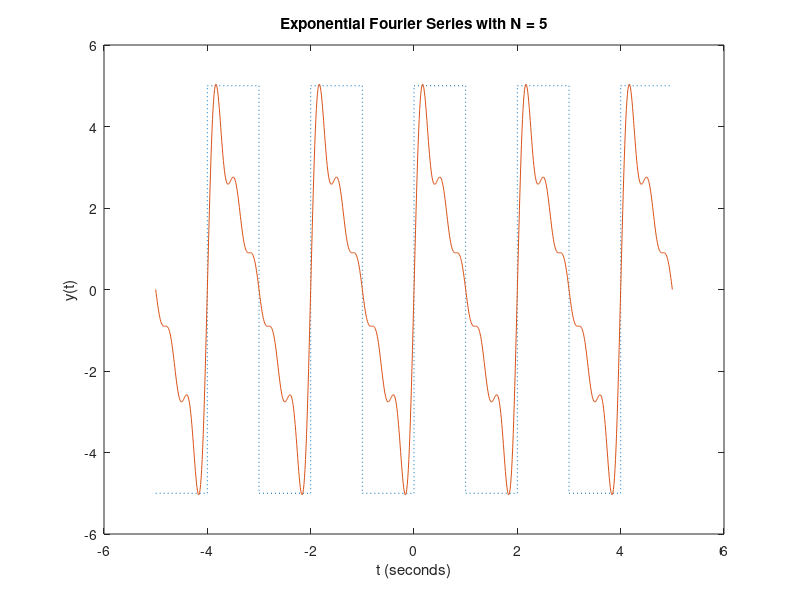

This chart was generated by the following MATLAB code:
clear;
close;

A = input('Enter Ampitude A :   ');
M = input('Enter limts of Summation N, where Summation limes -N:N :   ');
T0 = 2;
wo = 2*pi/T0;                          
c0 = 0;                            
for i = 0:M
N = i;
t = -5:0.01:5;                     
figure(1)                          
y = c0*ones(size(t));

nvec = [-N:-1:-1,1:N];            

for n = nvec,
  cn = 2/(1j*n*wo);                 
  y = y + A*real(cn*exp(1j*n*wo*t)); 
  printf('\nFourier coefficent C %d\n', n)
  printf('%G\n', cn)
end

cla;
P = T0/2;
plot([-5 -4 -4 -3 -3 -2 -2 -1 -1  0 0  1 1 2 2 3 3 4 4 5],...    
     [-A -A A A  -A -A  A  A -A -A A A -A -A A A -A -A A A], ':');
hold;
plot(t,y);         
xlabel('t (seconds)'); ylabel('y(t)');
ttle = ['Exponential Fourier Series with N = ',...
         num2str(N)];
title(ttle);
hold;
pause(0.5);
end